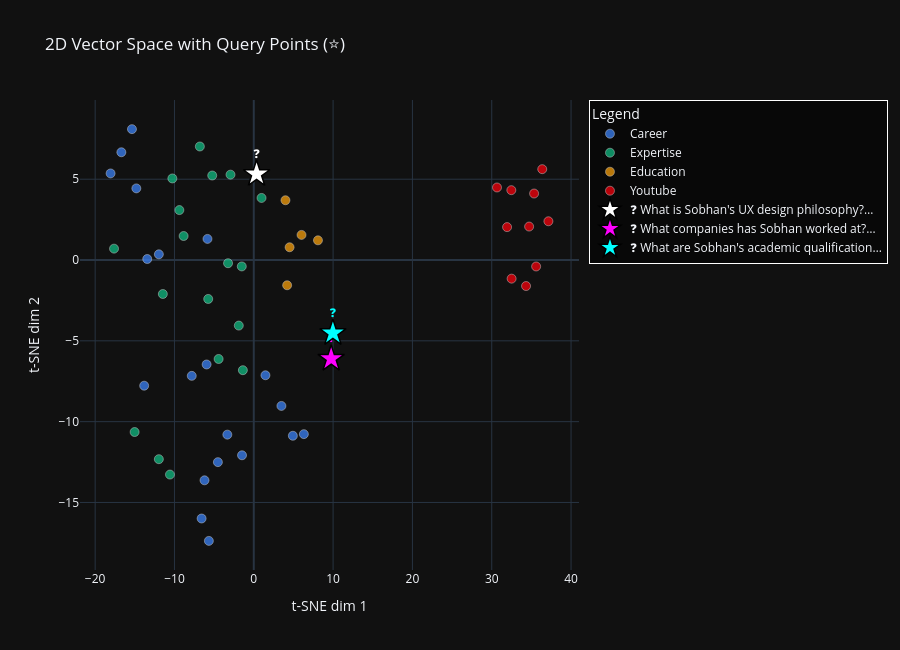

The cell this chart's notebook holds for it:
### Markdown cell above
### Where does a query land in vector space?

When a user asks a question, we embed it with the **same model** and find the nearest vectors.
Let's visualise this — embed a few real questions and plot them as **stars** on the 2D map.

A well-trained embedding model places the query star *inside or near the cluster* of documents
that contain the answer. This is the entire mechanism behind RAG retrieval.

### Code cell
QUERIES = [
    ("What is Sobhan's UX design philosophy?",   "#FFFFFF"),   # white — should land near expertise
    ("What companies has Sobhan worked at?",      "#FF00FF"),   # magenta — should land near career
    ("What are Sobhan's academic qualifications?","#00FFFF"),   # cyan — should land near education
]

print("Embedding queries...")
query_vecs = np.array([
    openai.embeddings.create(model=EMBEDDING_MODEL, input=[q]).data[0].embedding
    for q, _ in QUERIES
])

# t-SNE must see ALL points at once to produce a consistent layout
# (we cannot project queries independently into an existing t-SNE space)
all_vecs = np.vstack([vectors, query_vecs])      # (43+3, 1536)
print("Running t-SNE on documents + queries together...")
tsne_q  = TSNE(n_components=2, random_state=42, perplexity=10)
all_2d  = tsne_q.fit_transform(all_vecs)         # (46, 2)

doc_2d = all_2d[:len(vectors)]    # first 43 = document chunks
q_2d   = all_2d[len(vectors):]   # last  3  = query points

fig = go.Figure()

# Document chunks
for category in CATEGORIES:
    mask = np.array([c == category for c in categories])
    fig.add_trace(go.Scatter(
        x=doc_2d[mask, 0], y=doc_2d[mask, 1],
        mode="markers", name=category.title(),
        marker=dict(size=9, color=CATEGORY_COLORS[category], opacity=0.75,
                    line=dict(color="white", width=0.5)),
        text=np.array(hover_texts)[mask],
        hovertemplate="%{text}<extra></extra>",
    ))

# Query stars
for i, (query, color) in enumerate(QUERIES):
    fig.add_trace(go.Scatter(
        x=[q_2d[i, 0]], y=[q_2d[i, 1]],
        mode="markers+text",
        name=f"❓ {query[:40]}…",
        marker=dict(size=20, color=color, symbol="star",
                    line=dict(color="black", width=1.5)),
        text=[f"❓"], textposition="top center",
        textfont=dict(color=color, size=12),
        hovertemplate=f"<b>QUERY:</b> {query}<extra></extra>",
    ))

fig.update_layout(
    title="2D Vector Space with Query Points (⭐)",
    xaxis_title="t-SNE dim 1", yaxis_title="t-SNE dim 2",
    legend_title="Legend", width=900, height=650,
    template="plotly_dark",
    legend=dict(bgcolor="rgba(0,0,0,0.5)", bordercolor="white", borderwidth=1),
)
fig.show()
print("\n⭐ Stars show where each query lands in the semantic space.")
print("A good embedding places each query NEAR the cluster of documents that answer it.")

### Figure 1 — Plotly figure (JSON) as saved in the notebook; plotly's stock layout.template omitted (floating-point values rounded to 4 significant figures)
{"data": [{"hovertemplate": "%{text}<extra></extra>", "marker": {"color": "#3B82F6", "line": {"color": "white", "width": 0.5}, "opacity": 0.75, "size": 9}, "mode": "markers", "name": "Career", "text": ["<b>Career — ataya</b><br># Director of Engineering (UX & UI) — Atayalan Inc\n\n## Role Overview\nSobhan Dutta joined Atayalan Inc in January 2022 as the founding U.S. hire and Di...", "<b>Career — ataya</b><br>e for this platform, overseeing a 70/30 blend of strategic leadership and hands-on execution across globally distributed teams.\n\n## Key Responsibiliti...", "<b>Career — ataya</b><br>ms\n- Embedding Lean UX, Design Thinking, and product-led experimentation into the culture\n- Integrating AI-assisted tools (GitHub Copilot, Cursor) int...", "<b>Career — ataya</b><br>through iterative user research and telemetry insights\n- Increased release velocity by 50% through cross-functional alignment and frontend architectur...", "<b>Career — ataya</b><br>rsor, AWS, Kubernetes, Grafana, Amplitude, design systems architecture.\n\n## Leadership Style at Ataya\nSobhan operates with a 70% strategic and 30% han...", "<b>Career — early_career</b><br># Early Career — Tello Corp, Comdial, Techna International, PriceWaterhouseCoopers\n\n## Overview\nFrom 2000 to 2006, Sobhan Dutta served as a UI designe...", "<b>Career — early_career</b><br>calling service. He also built cross-platform clients supporting real-time updates. This work gave him early exposure to network technology products a...", "<b>Career — early_career</b><br>in international software development, building interfaces for global enterprise clients and developing an understanding of cross-cultural design cons...", "<b>Career — early_career</b><br>ntend development using the technologies of the era (HTML, CSS, JavaScript, jQuery)\n- Interaction design and user experience principles\n- Real-time ap...", "<b>Career — elisity</b><br># Head of UX & UI Engineering — Elisity Inc\n\n## Role Overview\nSobhan Dutta served as Head of UX & UI Engineering at Elisity Inc in San Jose, CA from F...", "<b>Career — elisity</b><br>cer to shape product strategy, architect the frontend layer, and lead a globally distributed team.\n\n## Key Responsibilities\n- Setting UX vision and te...", "<b>Career — elisity</b><br>r research into the product development cycle\n\n## Major Achievements at Elisity\n- Built and led a high-performing UX & UI team that delivered the comp...", "<b>Career — elisity</b><br>dding telemetry, UX research, and usability testing into the product cycle\n- Reduced frontend rework by 40% by ensuring seamless handoff between desig...", "<b>Career — elisity</b><br>ation) accessible to enterprise IT administrators. Sobhan led the challenge of translating this technical complexity into intuitive, enterprise-grade ...", "<b>Career — nuance</b><br># Principal Engineer – UX/UI Architecture — Nuance (Microsoft)\n\n## Role Overview\nSobhan Dutta served as Principal Engineer – UX/UI Architecture at Nua...", "<b>Career — nuance</b><br> providers. Sobhan worked across design, product, and engineering to deliver customer-centric, scalable solutions in a fast-paced, acquisition-driven ...", "<b>Career — nuance</b><br>date concepts via prototypes and user research\n- Leading offshore development and design teams across distributed environments\n- Building 0-to-1 produ...", "<b>Career — nuance</b><br>ws\n- **Unified Application Frameworks**: Cross-platform frontend architecture framework\n- **DNM (Dial Number Manager)**: 0-to-1 product for managing d...", "<b>Career — nuance</b><br>ne 500 clients\n- Designed and launched multiple 0-to-1 products generating significant new revenue streams\n- Collaborated with PMs, customers, and off...", "<b>Career — nuance</b><br>, AWS, Azure, Apache, JBoss, Grafana, Prometheus, Kibana.\n\n## Career Journey at Nuance\nSobhan joined Nuance through its acquisition of BeVocal, where ..."], "type": "scatter", "x": [-7.82, -18.05, -11.97, -13.43, -5.838, 4.926, 6.313, 3.484, 1.47, -5.948, -16.69, -15.36, -14.81, -13.82, -3.335, -1.483, -6.577, -5.663, -6.212, -4.525], "y": [-7.167, 5.358, 0.3533, 0.06285, 1.306, -10.87, -10.77, -9.027, -7.129, -6.462, 6.668, 8.099, 4.433, -7.776, -10.8, -12.08, -15.99, -17.38, -13.63, -12.5]}, {"hovertemplate": "%{text}<extra></extra>", "marker": {"color": "#10B981", "line": {"color": "white", "width": 0.5}, "opacity": 0.75, "size": 9}, "mode": "markers", "name": "Expertise", "text": ["<b>Expertise — frontend_engineering</b><br># Frontend Engineering Expertise — Sobhan Dutta\n\n## Overview\nSobhan Dutta is not only a UX/UI designer but a hands-on frontend engineer with approxima...", "<b>Expertise — frontend_engineering</b><br>at Ataya, Elisity, and Nuance\n- **Angular**: Used extensively at Nuance for enterprise-scale applications\n- **Redux**: State management for complex Re...", "<b>Expertise — frontend_engineering</b><br>edis, Elastic\n- **Data Visualization**: Tableau, D3.js, Grafana, Kibana\n\n## Cloud and Infrastructure\n- **Cloud Platforms**: AWS, Azure, GCP\n- **Applic...", "<b>Expertise — frontend_engineering</b><br> AI-powered IDE used for rapid prototyping and feature development\n- **Loveable & Bolt**: AI tools for rapid UI prototyping\n\nAt Ataya, this integratio...", "<b>Expertise — frontend_engineering</b><br>component architecture\n- Storybook and design system documentation that serves both designers and developers\n- Handoff processes that reduce back-and-...", "<b>Expertise — frontend_engineering</b><br>mance optimization for data-heavy enterprise dashboards\n- Cross-browser and cross-platform compatibility for enterprise clients\n...", "<b>Expertise — leadership</b><br># Leadership and Team Building — Sobhan Dutta\n\n## Leadership Philosophy\nSobhan Dutta is a seasoned people leader who has built and scaled UX/UI teams ...", "<b>Expertise — leadership</b><br>X & UI team at Elisity Inc as Head of UX & UI Engineering\n- Led globally distributed teams at Nuance (Microsoft) across multiple time zones\n- Hired, m...", "<b>Expertise — leadership</b><br>lity\n- Fundraising support through product excellence (contributed to Elisity's $26M raise)\n- Establishing culture, process, and tooling from the grou...", "<b>Expertise — leadership</b><br>between design and engineering\n- Design system adoption as a shared responsibility\n- Regular design reviews that include engineering stakeholders\n\nAt ...", "<b>Expertise — leadership</b><br>less of team geography\n- Established communication rhythms and processes for async collaboration\n\n## Strategic Leadership vs Hands-On Execution\nSobhan...", "<b>Expertise — leadership</b><br>tor when the situation demands it.\n\n## Mentorship and Growth\nSobhan believes in developing talent within his teams. He invests in:\n- Regular 1:1s focu...", "<b>Expertise — ux_design_philosophy</b><br># UX Design Philosophy — Sobhan Dutta\n\n## Core Philosophy\nSobhan Dutta describes himself as a hands-on UX/UI strategist and design leader who champion...", "<b>Expertise — ux_design_philosophy</b><br>very stage of development, and measuring outcomes with data.\n\n## Evidence-Based Design\nSobhan applies telemetry, UX research, and data to shape every ...", "<b>Expertise — ux_design_philosophy</b><br>ovement in task success rates. At Ataya, embedding telemetry into the product cycle increased adoption by 35%.\n\n## Lean UX in Agile\nSobhan embeds iter...", "<b>Expertise — ux_design_philosophy</b><br>ms. He has built design systems from scratch at both Ataya (cutting development cycles by 40%) and Elisity (reducing frontend rework by 40%). He views...", "<b>Expertise — ux_design_philosophy</b><br>trategic UX Vision\nSobhan defines product strategy aligned with business goals, user needs, and scalable systems. He has particular expertise in:\n- B2...", "<b>Expertise — ux_design_philosophy</b><br>finition: information architecture, user flows, wireframing\n- Design: high-fidelity UI in Figma, prototyping, design systems\n- Delivery: frontend impl..."], "type": "scatter", "x": [-1.377, -10.57, -11.97, -11.47, -6.8, -15.02, -1.891, -4.434, -5.746, -8.846, -3.244, -1.513, 0.9776, -10.27, -9.382, -5.238, -2.935, -17.62], "y": [-6.816, -13.27, -12.32, -2.102, 7.024, -10.64, -4.056, -6.122, -2.408, 1.486, -0.1984, -0.3965, 3.841, 5.047, 3.09, 5.229, 5.282, 0.7041]}, {"hovertemplate": "%{text}<extra></extra>", "marker": {"color": "#F59E0B", "line": {"color": "white", "width": 0.5}, "opacity": 0.75, "size": 9}, "mode": "markers", "name": "Education", "text": ["<b>Education — background</b><br># Education and Academic Background — Sobhan Dutta\n\n## Formal Education\n\n### Master of Visual Arts\n- **Institution**: Rabindra Bharati University, Ind...", "<b>Education — background</b><br>e undergraduate degree in visual arts established Sobhan's core creative and artistic sensibility, which he has applied throughout his career in digit...", "<b>Education — background</b><br>work with business objectives, market needs, and product-led growth strategies.\n\n### User-Centered Design\n- **Institution**: UC Santa Cruz\n- **Focus**...", "<b>Education — background</b><br>d with professional certifications in product management and user-centered design — reflects his interdisciplinary approach. He brings the aesthetic s...", "<b>Education — background</b><br>y.\n\n## Continuous Learning\nBeyond formal education, Sobhan is a practitioner of continuous learning:\n- Early adopter of AI development tools (GitHub C..."], "type": "scatter", "x": [8.091, 6.018, 3.994, 4.514, 4.204], "y": [1.219, 1.553, 3.699, 0.7895, -1.561]}, {"hovertemplate": "%{text}<extra></extra>", "marker": {"color": "#F5000B", "line": {"color": "white", "width": 0.5}, "opacity": 0.75, "size": 9}, "mode": "markers", "name": "Youtube", "text": ["<b>Youtube — youtube</b><br># BayBong Diary — YouTube Content Directory - YouTube channel by Sobhan Dutta\n\nA structured content library of videos organized by themes for planning...", "<b>Youtube — youtube</b><br> Week At Home After Hospital | 15:07 | Immediate recovery reflections | — |\n| 30 Days Post-Op Updates | 17:19 | One month lessons and surprises | — |\n...", "<b>Youtube — youtube</b><br>tions | https://www.youtube.com/watch?v=vVjHhH8W0H8 |\n\n### Milestones & Inspiration\n| Title | Notes | Link |\n|------|------|------|\n| Ran Half Maratho...", "<b>Youtube — youtube</b><br> Biodegradable Graft \\| Revolutionizing Cardiovascular Treatment | — | New medical technology |\nLink: https://www.youtube.com/watch?v=m47K7gXqC0I\n\n---...", "<b>Youtube — youtube</b><br>ion | — | Travel tips after surgery | https://www.youtube.com/watch?v=kR9X_w-8_wQ |\n| BEING IN THE GARDEN \\| I Didn’t Go to the Gym | 13:01 | Gardenin...", "<b>Youtube — youtube</b><br> — | California volcanic landscapes | https://www.youtube.com/watch?v=zYyF0C-z-0w |\n| Visiting Kolkata, My Hometown | 8:43 | Family reunion, food, art...", "<b>Youtube — youtube</b><br>, music, cars | https://www.youtube.com/watch?v=N4Xm6pXw5eM |\n| East San Jose Brush Fire | 5:55 | Fire footage near home | — |\n\n---\n\n## ✨ Shorts & Lif...", "<b>Youtube — youtube</b><br>Themes\n- Recovery after open-heart surgery  \n- Fitness after major surgery  \n- Health education & encouragement  \n- Nature and travel storytelling  \n-...", "<b>Youtube — youtube</b><br>n for Recovery  \n\n## Travel / Storytelling\n- More National Parks Series  \n- India Travel Diaries  \n- Local California Hidden Gems  \n\n---\n\n# Possible P...", "<b>Youtube — youtube</b><br>telling  \n\nUnique niche:\n**Recovery + resilience + reflective living**\n\n---\n\n# How To Use This File\n## Research\nUse as a searchable archive of topics ..."], "type": "scatter", "x": [37.15, 35.6, 34.33, 32.5, 31.93, 30.66, 32.47, 34.71, 35.34, 36.37], "y": [2.398, -0.3991, -1.61, -1.152, 2.035, 4.488, 4.322, 2.07, 4.114, 5.622]}, {"hovertemplate": "<b>QUERY:</b> What is Sobhan's UX design philosophy?<extra></extra>", "marker": {"color": "#FFFFFF", "line": {"color": "black", "width": 1.5}, "size": 20, "symbol": "star"}, "mode": "markers+text", "name": "❓ What is Sobhan's UX design philosophy?…", "text": ["❓"], "textfont": {"color": "#FFFFFF", "size": 12}, "textposition": "top center", "type": "scatter", "x": [0.3513], "y": [5.316]}, {"hovertemplate": "<b>QUERY:</b> What companies has Sobhan worked at?<extra></extra>", "marker": {"color": "#FF00FF", "line": {"color": "black", "width": 1.5}, "size": 20, "symbol": "star"}, "mode": "markers+text", "name": "❓ What companies has Sobhan worked at?…", "text": ["❓"], "textfont": {"color": "#FF00FF", "size": 12}, "textposition": "top center", "type": "scatter", "x": [9.758], "y": [-6.107]}, {"hovertemplate": "<b>QUERY:</b> What are Sobhan's academic qualifications?<extra></extra>", "marker": {"color": "#00FFFF", "line": {"color": "black", "width": 1.5}, "size": 20, "symbol": "star"}, "mode": "markers+text", "name": "❓ What are Sobhan's academic qualification…", "text": ["❓"], "textfont": {"color": "#00FFFF", "size": 12}, "textposition": "top center", "type": "scatter", "x": [9.974], "y": [-4.517]}], "layout": {"height": 650, "legend": {"bgcolor": "rgba(0,0,0,0.5)", "bordercolor": "white", "borderwidth": 1, "title": {"text": "Legend"}}, "title": {"text": "2D Vector Space with Query Points (⭐)"}, "width": 900, "xaxis": {"title": {"text": "t-SNE dim 1"}}, "yaxis": {"title": {"text": "t-SNE dim 2"}}}}
